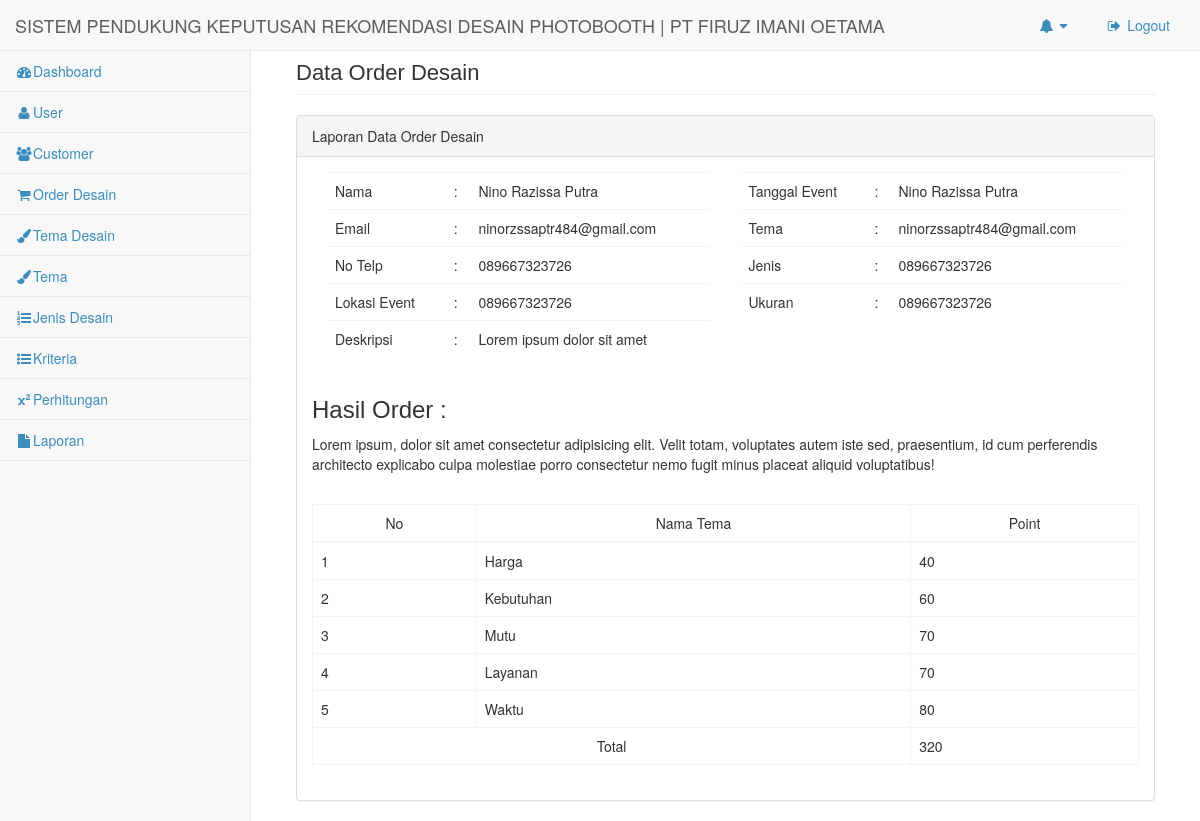
Page /admin/data_order_desain/laporan/1 on the committed database.
### tables this page shows
CREATE TABLE `users` (
  `id_user` int(3) NOT NULL,
  `email` varchar(30) NOT NULL,
  `password` varchar(50) NOT NULL,
  `username` varchar(20) NOT NULL,
  `nama` varchar(50) NOT NULL,
  `no_telp` varchar(13) NOT NULL,
  `level_id` int(20) NOT NULL,
  `status` varchar(20) NOT NULL
);

### application/controllers/admin/data_order_desain.php (called while the page is built, shortened)
<?php
class data_order_desain extends CI_Controller {
	function __construct()
	{
		$this->load->model('order_desain_model');
        $this->load->helper(array('form', 'url', 'file'));
        $this->load->library('form_validation');
	}
	public function laporan($param)
	{
		$this->load->model('User_model');
		$data['title']	= "Data Order Desain";
		$data['param'] 	= $param;
		$data['val'] 	= $this->User_model->getbyid($param);
		$v_content['content'] = $this->load->view('admin/inc/v_data_order_desain/v_data_order_desain_laporan', $data, true);
		$this->load->view('admin/body', $v_content);
	}
}

### index.php (called while the page is built, shortened)
<?php
require_once BASEPATH.'core/CodeIgniter.php';

### application/models/user_model.php (called while the page is built, shortened)
<?php
class User_model extends CI_Model
{
	private $table = 'users';
	private $id    = 'id_user';
	function getbyid($id)
	{
		$this->db->where($this->id, $id);
		return $this->db->get($this->table)->row_array();;
	}
}
?>

### application/views/admin/inc/v_data_order_desain/v_data_order_desain_laporan.php (the view)
<div class="row">
    <div class="col-lg-12">
        <h1 class="page-header"><?=$title?></h1>
    </div>
</div>
<div class="row">
    <div class="col-lg-12">
        <div class="panel panel-default">
            <div class="panel-heading">
               Laporan Data Order Desain
            </div>
            <div class="panel-body">
                <div class="row">
                    <div class="col-md-12">
                        <div class="col-md-6">
                            <table class="table table-responsive">
                                <tr>
                                    <td>Nama</td>
                                    <td>:</td>
                                    <td><?php echo $val['nama'] ?></td>
                                </tr>
                                <tr>
                                    <td>Email</td>
                                    <td>:</td>
                                    <td><?php echo $val['email'] ?></td>
                                </tr>
                                <tr>
                                    <td>No Telp</td>
                                    <td>:</td>
                                    <td><?php echo $val['no_telp'] ?></td>
                                </tr>
                                <tr>
                                    <td>Lokasi Event</td>
                                    <td>:</td>
                                    <td><?php echo $val['no_telp'] ?></td>
                                </tr>
                                <tr>
                                    <td>Deskripsi</td>
                                    <td>:</td>
                                    <td>Lorem ipsum dolor sit amet</td>
                                </tr>
                            </table>
                        </div>
                        <div class="col-md-6">
                            <table class="table table-responsive">
                                <tr>
                                    <td>Tanggal Event</td>
                                    <td>:</td>
                                    <td><?php echo $val['nama'] ?></td>
                                </tr>
                                <tr>
                                    <td>Tema</td>
                                    <td>:</td>
                                    <td><?php echo $val['email'] ?></td>
                                </tr>
                                <tr>
                                    <td>Jenis</td>
                                    <td>:</td>
                                    <td><?php echo $val['no_telp'] ?></td>
                                </tr>
                                <tr>
                                    <td>Ukuran</td>
                                    <td>:</td>
                                    <td><?php echo $val['no_telp'] ?></td>
                                </tr>
                            </table>
                        </div>
                    </div>
                    <div class="col-md-12">
                        <h3>Hasil Order :</h3>
                        <p class="text-italic">Lorem ipsum, dolor sit amet consectetur adipisicing elit. Velit totam, voluptates autem iste sed, praesentium, id cum perferendis architecto explicabo culpa molestiae porro consectetur nemo fugit minus placeat aliquid voluptatibus!</p>
                        <br>
                        <table class="table table-bordered table-stripped">
                            <thead class="text-center">
                                <tr>
                                    <td>No</td>
                                    <td>Nama Tema</td>
                                    <td>Point</td>
                                </tr>
                            </thead>
                            <tbody>
                                <tr>
                                    <td>1</td>
                                    <td>Harga</td>
                                    <td>40</td>
                                </tr>
                                <tr>
                                    <td>2</td>
                                    <td>Kebutuhan</td>
                                    <td>60</td>
                                </tr>
                                <tr>
                                    <td>3</td>
                                    <td>Mutu</td>
                                    <td>70</td>
                                </tr>
                                <tr>
                                    <td>4</td>
                                    <td>Layanan</td>
                                    <td>70</td>
                                </tr>
                                <tr>
                                    <td>5</td>
                                    <td>Waktu</td>
                                    <td>80</td>
                                </tr>
                            </tbody>
                            <tfoot>
                                <tr>
                                    <td colspan="2" class="text-center">Total</td>
                                    <td colspan="2">320</td>
                                </tr>
                            </tfoot>
                        </table>
                    </div>
                </div>
            </div>
        </div>
    </div>
</div>

### rows in the picture
users: nama "Nino Razissa Putra", email "ninorzssaptr484@gmail.com", no_telp "089667323726"

### other values in the picture
$title "Data Order Desain"
